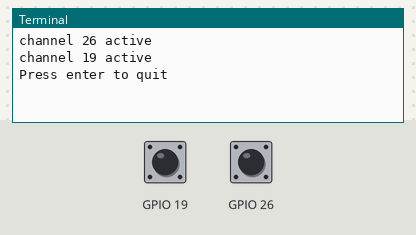
This program was run on a simulated Raspberry Pi (BCM pin numbers). On the bench: the last lines printed to the terminal. The inputs (shaded band) are chosen by the test bench; at power-on: GPIO 19 LOW, GPIO 26 LOW.

Above: at 1.2 s.
1.3 s: GPIO 19 pulled HIGH for 0.15 s
At 2.5 s:
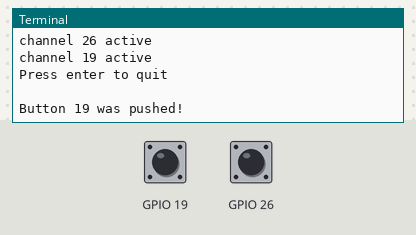
2.9 s: GPIO 26 pulled HIGH for 0.15 s
At 3.9 s:
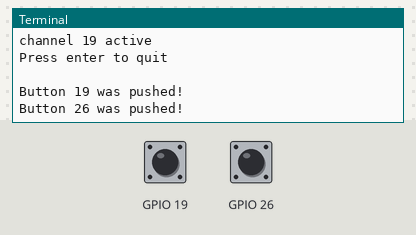

The program:

hibuttonadv.py
```python
import RPi.GPIO as GPIO


def button_callback(channel):
    print("Button %s was pushed!" % channel)


def set_pin_data(channel):
    #GPIO.setup(channel, GPIO.IN)
    GPIO.setup(channel, GPIO.IN, pull_up_down=GPIO.PUD_DOWN)  # set initial value to be pulled low (off)
    GPIO.add_event_detect(channel, GPIO.RISING, callback=button_callback)
    print("channel %s active" % channel)


pinA = 26
pinB = 19

GPIO.setmode(GPIO.BCM)
# GPIO.setwarnings(False)  # Ignore warning for now
set_pin_data(pinA)
set_pin_data(pinB)
message = input("Press enter to quit\n\n")  # Run until someone presses enter
GPIO.cleanup()  # Clean up
```

Measured:
- after the input at 1.3 s, the terminal: prints a new line at once (image 1)
- after the input at 2.9 s, the terminal: prints a new line at once (image 2)
